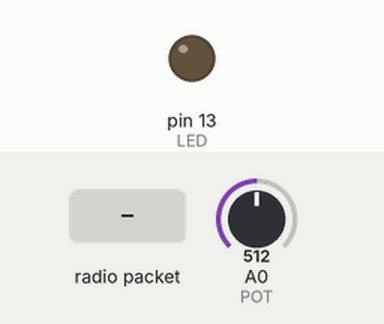
The sketch below on a simulated Teensy 4. On the bench: output pins drawn as LEDs (lit = HIGH). Dashed ring = blinking. The inputs (shaded band) are chosen by the test bench; at power-on: A0 (POT) = 512. No radio packets arrive unless stated; pins used as bus, display or sensor lines are not drawn; what the sketch prints to the serial monitor is not drawn.

Above: at 1.9 s.
2.0 s: radio packet "1" arrives
At 2.72 s:
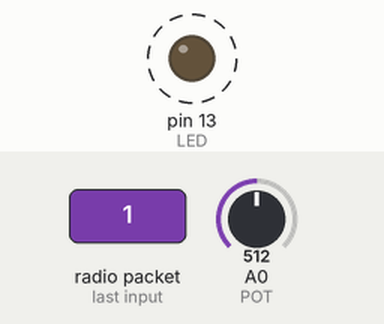
4.2 s: radio packet "0" arrives
At 5.8 s:
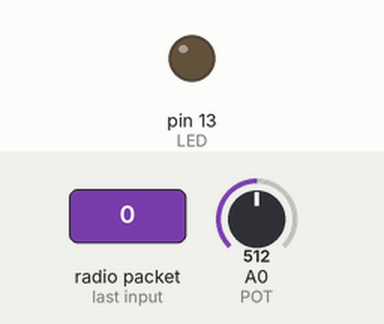
Timing chart, 0 to 7.3 s (numbered marks = the images above; inputs shaded):
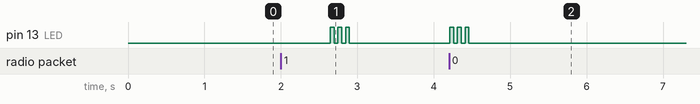

Measured:
- after the input at 2.0 s, pin 13 (LED): alternates HIGH for 0.05 s and LOW for 0.05 s, 6 changes in all, then stays LOW, starting after 0.65 s
- after the input at 4.2 s, pin 13 (LED): alternates HIGH for 0.05 s and LOW for 0.05 s, 6 changes in all, then stays LOW, starting at once

The sketch:

RadioHead69_RawDemo_TX.ino
```cpp
// rf69 demo tx rx.pde
// -*- mode: C++ -*-
// Example sketch showing how to create a simple messageing client
// with the RH_RF69 class. RH_RF69 class does not provide for addressing or
// reliability, so you should only use RH_RF69  if you do not need the higher
// level messaging abilities.
// It is designed to work with the other example rf69_server.
// Demonstrates the use of AES encryption, setting the frequency and modem
// configuration

#include <SPI.h>
#include <RH_RF69.h>

/************ Radio Setup ***************/

// Change to 434.0 or other frequency, must match RX's freq!
#define RF69_FREQ 915.0

#define RFM69_CS      4
#define RFM69_INT     3
#define RFM69_RST     2
#define LED           13

#define POT           A0
 /*
#if defined (__AVR_ATmega32U4__) // Feather 32u4 w/Radio
  #define RFM69_CS      8
  #define RFM69_INT     7
  #define RFM69_RST     4
  #define LED           13
#endif

#if defined(ARDUINO_SAMD_FEATHER_M0) // Feather M0 w/Radio
  #define RFM69_CS      8
  #define RFM69_INT     3
  #define RFM69_RST     4
  #define LED           13
#endif

#if defined (__AVR_ATmega328P__)  // Feather 328P w/wing
  #define RFM69_INT     3  //
  #define RFM69_CS      4  //
  #define RFM69_RST     2  // "A"
  #define LED           13
#endif

#if defined(ESP8266)    // ESP8266 feather w/wing
  #define RFM69_CS      2    // "E"
  #define RFM69_IRQ     15   // "B"
  #define RFM69_RST     16   // "D"
  #define LED           0
#endif

#if defined(ESP32)    // ESP32 feather w/wing
  #define RFM69_RST     13   // same as LED
  #define RFM69_CS      33   // "B"
  #define RFM69_INT     27   // "A"
  #define LED           13
#endif
*/
/* Teensy 3.x w/wing
#define RFM69_RST     9   // "A"
#define RFM69_CS      10   // "B"
#define RFM69_IRQ     4    // "C"
#define RFM69_IRQN    digitalPinToInterrupt(RFM69_IRQ )
*/

/* WICED Feather w/wing
#define RFM69_RST     PA4     // "A"
#define RFM69_CS      PB4     // "B"
#define RFM69_IRQ     PA15    // "C"
#define RFM69_IRQN    RFM69_IRQ
*/

// Singleton instance of the radio driver
RH_RF69 rf69(RFM69_CS, RFM69_INT);

int16_t packetnum = 0;  // packet counter, we increment per xmission

void setup()
{
  Serial.begin(115200);
  //while (!Serial) { delay(1); } // wait until serial console is open, remove if not tethered to computer

  pinMode(LED, OUTPUT);
  pinMode(RFM69_RST, OUTPUT);
  digitalWrite(RFM69_RST, LOW);

  pinMode(POT, INPUT);

  Serial.println("Feather RFM69 TX Test!");
  Serial.println();

  // manual reset
  digitalWrite(RFM69_RST, HIGH);
  delay(10);
  digitalWrite(RFM69_RST, LOW);
  delay(10);

  if (!rf69.init()) {
    Serial.println("RFM69 radio init failed");
    while (1);
  }
  Serial.println("RFM69 radio init OK!");
  // Defaults after init are 434.0MHz, modulation GFSK_Rb250Fd250, +13dbM (for low power module)
  // No encryption
  if (!rf69.setFrequency(RF69_FREQ)) {
    Serial.println("setFrequency failed");
  }

  // If you are using a high power RF69 eg RFM69HW, you *must* set a Tx power with the
  // ishighpowermodule flag set like this:
  rf69.setTxPower(20, true);  // range from 14-20 for power, 2nd arg must be true for 69HCW

  // The encryption key has to be the same as the one in the server
  uint8_t key[] = { 0x01, 0x02, 0x03, 0x04, 0x05, 0x06, 0x07, 0x08,
                    0x01, 0x02, 0x03, 0x04, 0x05, 0x06, 0x07, 0x08};
  rf69.setEncryptionKey(key);

  pinMode(LED, OUTPUT);

  Serial.print("RFM69 radio @");  Serial.print((int)RF69_FREQ);  Serial.println(" MHz");
}


void loop() {
  int waitTime = 1000;
  delay(waitTime);  // Wait 1 second between transmits, could also 'sleep' here!

  int potentiometer = analogRead(POT);

  char radiopacket[20];
  itoa(potentiometer, radiopacket, 10);//"Hello World #";
  //itoa(packetnum++, radiopacket+13, 10);
  Serial.print("Sending "); Serial.println(radiopacket);

  // Send a message!
  rf69.send((uint8_t *)radiopacket, strlen(radiopacket));
  rf69.waitPacketSent(500);
  Serial.println("After waitPacketSent()");
  // Now wait for a reply
  uint8_t buf[RH_RF69_MAX_MESSAGE_LEN];
  uint8_t len = sizeof(buf);

  if (rf69.waitAvailableTimeout(500))  {
    Serial.println("waitAvailableTimeout(500)...");
    // Should be a reply message for us now
    if (rf69.recv(buf, &len)) {
      Serial.print("Got a reply: ");
      Serial.println((char*)buf);
      Blink(LED, 50, 3); //blink LED 3 times, 50ms between blinks
    } else {
      Serial.println("Receive failed");
    }
  } else {
    Serial.println("No reply, is another RFM69 listening?");
  }
}

void Blink(byte PIN, byte DELAY_MS, byte loops) {
  for (byte i=0; i<loops; i++)  {
    digitalWrite(PIN,HIGH);
    delay(DELAY_MS);
    digitalWrite(PIN,LOW);
    delay(DELAY_MS);
  }
}
```
